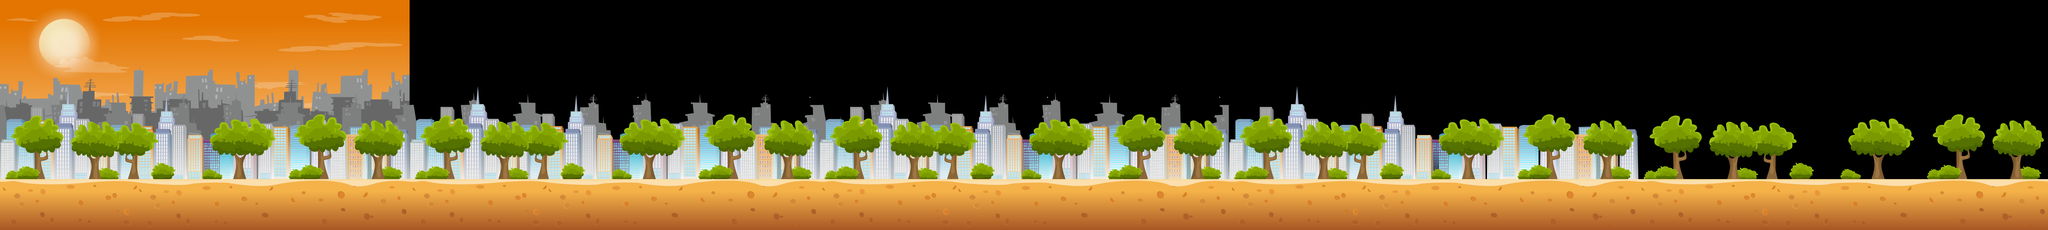

Below is a game level as drawn by its tile map, then a one-line description and the .tmx that defines it (tile-layer data replaced by summaries):
An orthogonal 5x1 tile map with 1920x1080 px tiles, 8 tile layers (bgsky, bgclouds, bg4, bg3, ...).

<map version="1.0" orientation="orthogonal" renderorder="right-down" width="5" height="1" tilewidth="1920" tileheight="1080" nextobjectid="8">
 <tileset firstgid="1" name="sprites" tilewidth="1920" tileheight="1080">
  <image source="../pics/DistantCity/PALALLAX/1920x1080/sprites.png" width="1920" height="8640" />
 </tileset>
 <layer name="bgsky" width="5" height="1">
  <data>[5 cells, 1 non-empty, 1 distinct tile ids]</data>
 </layer>
 <layer name="bgclouds" width="5" height="1">
  <data>[5 cells, 1 non-empty, 1 distinct tile ids]</data>
 </layer>
 <layer name="bg4" width="5" height="1">
  <data>[5 cells, 1 non-empty, 1 distinct tile ids]</data>
 </layer>
 <layer name="bg3" width="5" height="1">
  <data>[5 cells, 1 non-empty, 1 distinct tile ids]</data>
 </layer>
 <layer name="bg2" width="5" height="1">
  <data>[5 cells, 3 non-empty, 1 distinct tile ids]</data>
 </layer>
 <layer name="bg1" width="5" height="1">
  <properties>
   <property name="scrollFactorX" value=".75" />
  </properties>
  <data>[5 cells, 4 non-empty, 1 distinct tile ids]</data>
 </layer>
 <layer name="bg0b" width="5" height="1">
  <properties>
   <property name="scrollFactorX" value="1" />
  </properties>
  <data>[5 cells, 5 non-empty, 1 distinct tile ids]</data>
 </layer>
 <layer name="bg0a" width="5" height="1">
  <properties>
   <property name="scrollFactorX" value="1" />
  </properties>
  <data>[5 cells, 5 non-empty, 1 distinct tile ids]</data>
 </layer>
</map>